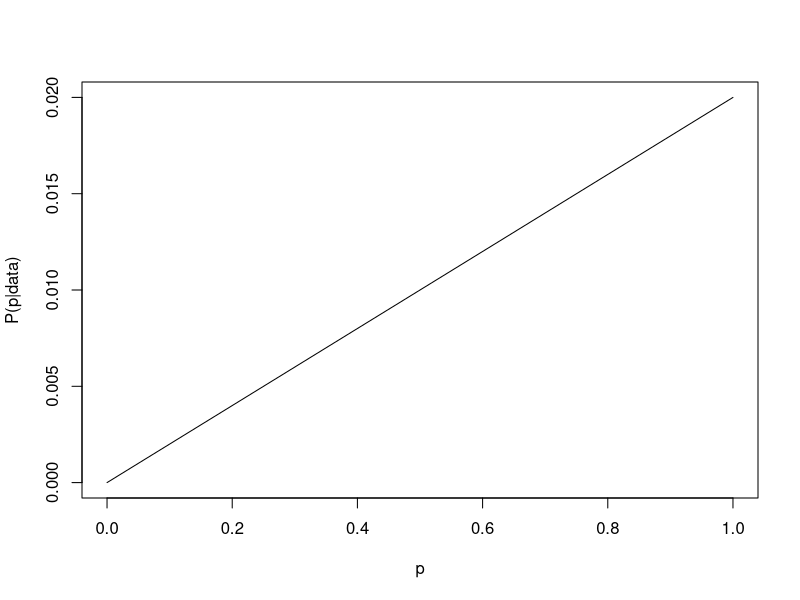
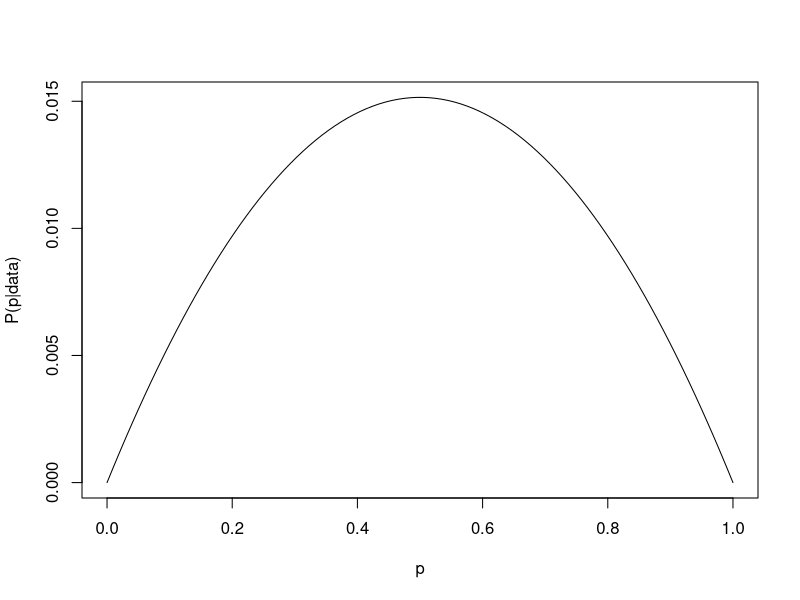
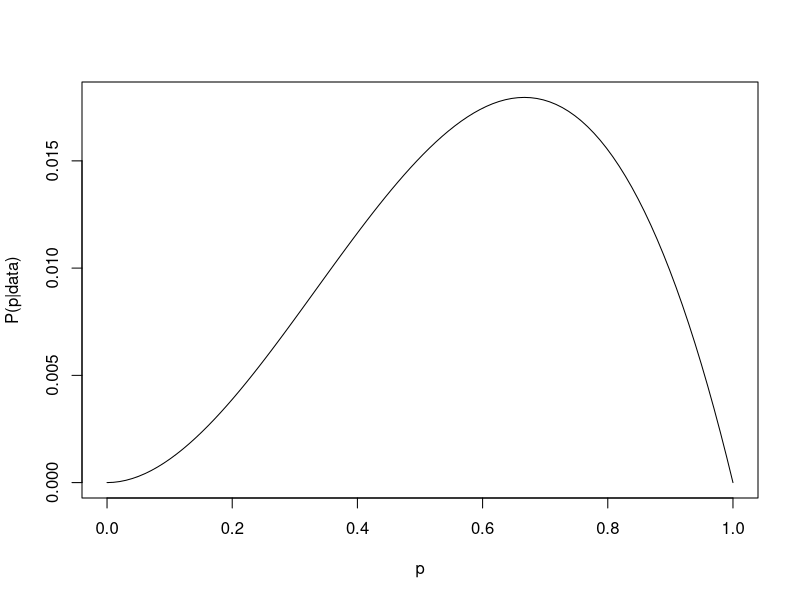
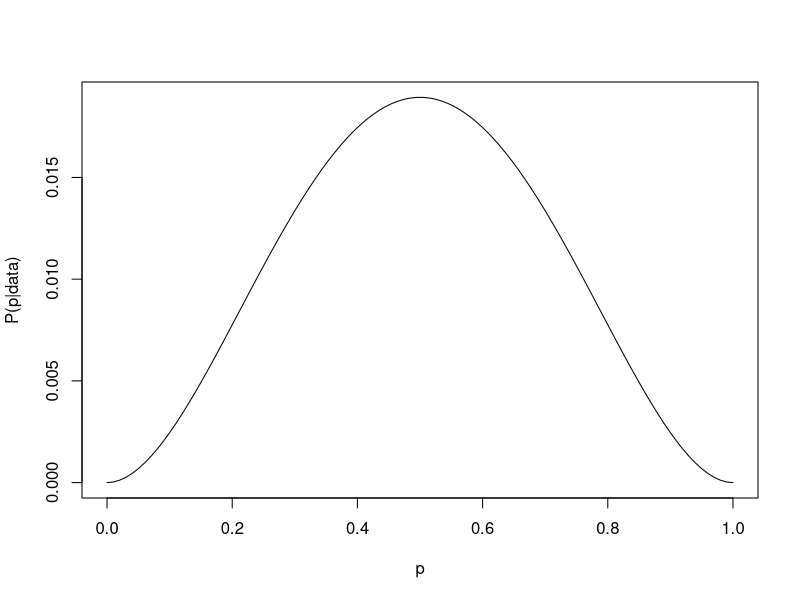
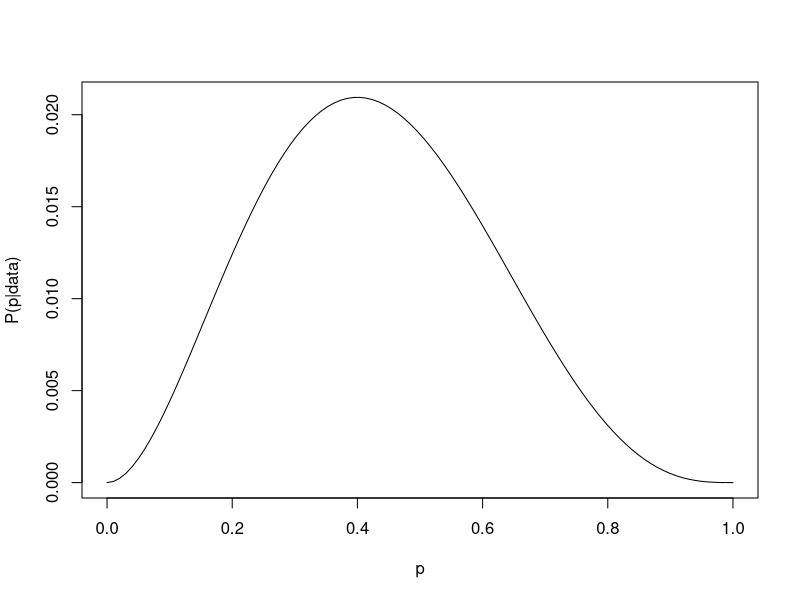
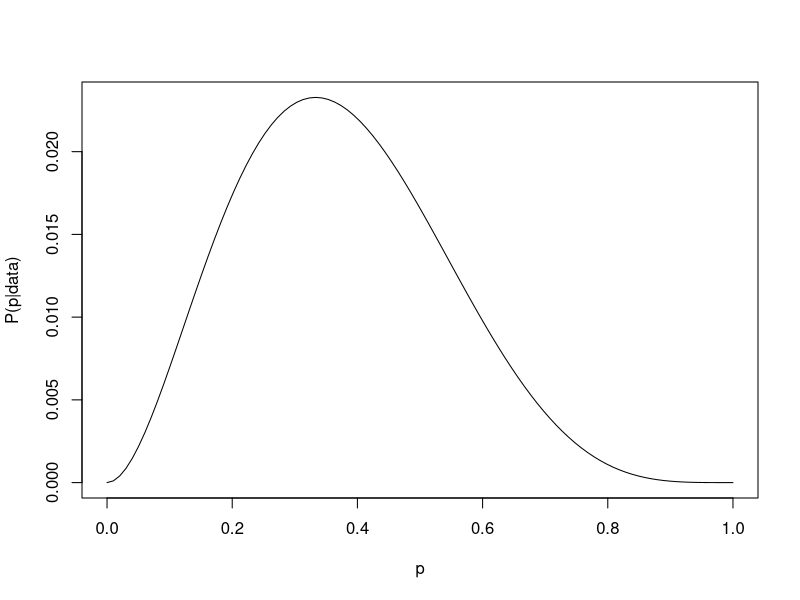
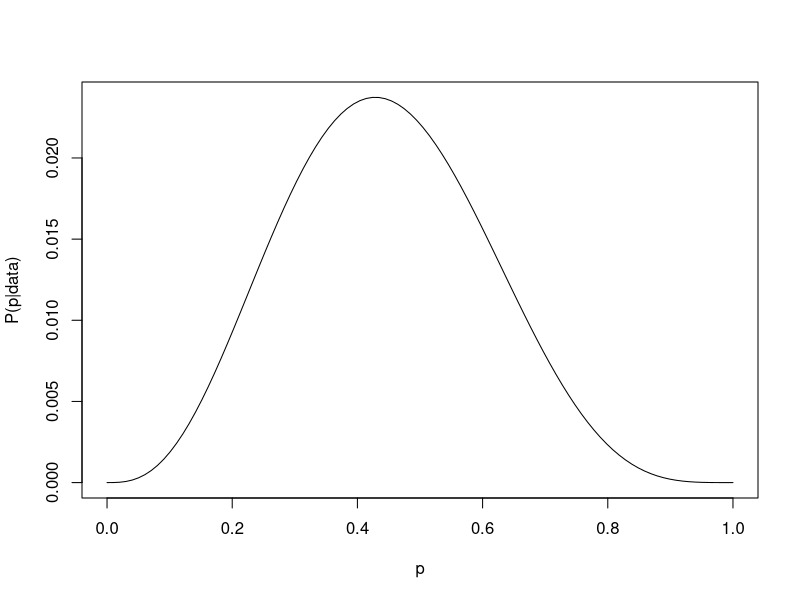
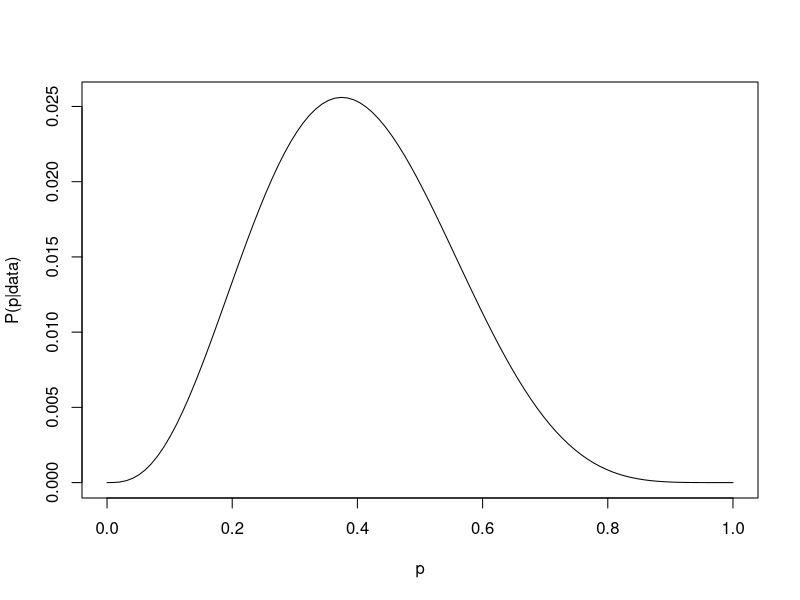

Recreate these plots in R, in order.
# This is based on a demonstration in Chap. 2 of Statistical Rethinking
# 
# The script will try to save 10 plots in a folder named
# binomial_experiment_plots, which contain the successively updated
# estimates of the probability of success in a binomial experiment, as
# more and more samples are drawn

n_steps <- 100
p <- seq(from=0, to=1, length.out=n_steps)
prior <- rep(1, n_steps)

true_p <- 0.7
trials <- 10

successes <- rbinom(trials, 1, true_p)
so_far <- 0

for (i in 1:trials) {
   so_far <- so_far + successes[i]
   L <- dbinom(so_far, size=i, prob=p)

   unnorm_posterior <- L * prior
   posterior <- unnorm_posterior / sum(unnorm_posterior)

   jpeg(file=paste0("binomial_experiment_plots/Plot_", i ,".jpg"))
   plot(p, posterior, type="l", xlab="p", ylab="P(p|data)")
   dev.off()
}
